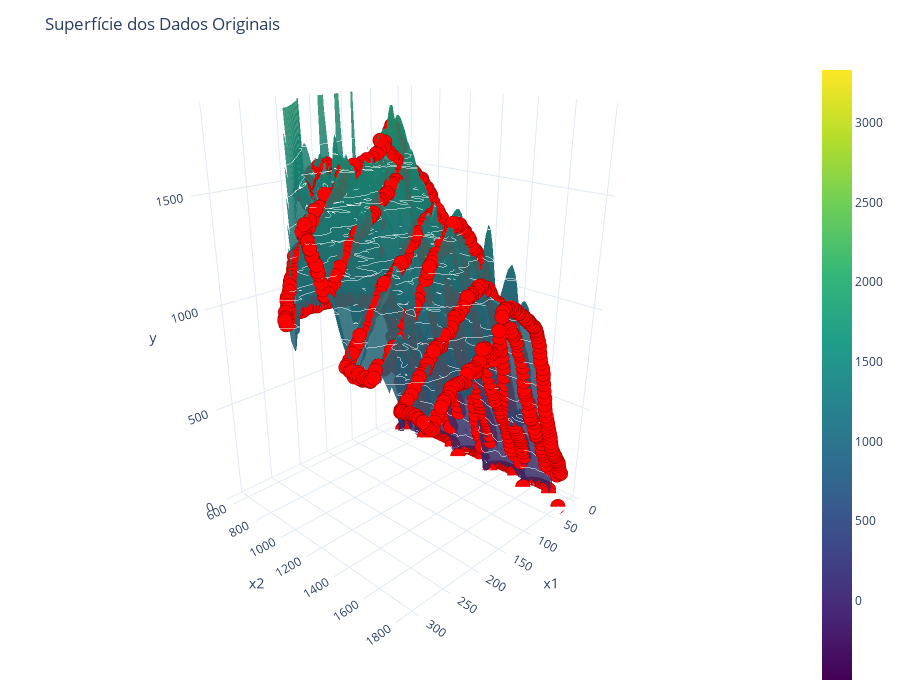

Notebook cell for this chart:
### Markdown cell above
### Mostrar superfície dos dados originais

### Code cell
grid_size = 100
fig_surface = plot_interpolated_surface_with_original_data(x1_data, x2_data, y_values, grid_size=grid_size)

### Figure 1 — Plotly figure (JSON) as saved in the notebook; plotly's stock layout.template omitted (floating-point values rounded to 4 significant figures; data arrays with more than 128 entries replaced by an {"elided": "..."} marker saying what was removed)
{"data": [{"colorscale": [[0, "#440154"], [0.1111, "#482878"], [0.2222, "#3e4989"], [0.3333, "#31688e"], [0.4444, "#26828e"], [0.5556, "#1f9e89"], [0.6667, "#35b779"], [0.7778, "#6ece58"], [0.8889, "#b5de2b"], [1, "#fde725"]], "contours": {"z": {"color": "white", "end": 1774, "show": true, "size": 118.3, "start": 0, "width": 1.5}}, "hoverinfo": "z", "name": "Superfície Original", "opacity": 0.85, "showscale": true, "type": "surface", "x": [0.6, 3.766, 6.931, 10.1, 13.26, 16.43, 19.59, 22.76, 25.93, 29.09, 32.26, 35.42, 38.59, 41.75, 44.92, 48.08, 51.25, 54.42, 57.58, 60.75, 63.91, 67.08, 70.24, 73.41, 76.58, 79.74, 82.91, 86.07, 89.24, 92.4, 95.57, 98.74, 101.9, 105.1, 108.2, 111.4, 114.6, 117.7, 120.9, 124.1, 127.2, 130.4, 133.6, 136.7, 139.9, 143.1, 146.2, 149.4, 152.6, 155.7, 158.9, 162.0, 165.2, 168.4, 171.5, 174.7, 177.9, 181.0, 184.2, 187.4, 190.5, 193.7, 196.9, 200.0, 203.2, 206.4, 209.5, 212.7, 215.9, 219.0, 222.2, 225.4, 228.5, 231.7, 234.9, 238.0, 241.2, 244.4, 247.5, 250.7, 253.9, 257.0, 260.2, 263.3, 266.5, 269.7, 272.8, 276.0, 279.2, 282.3, 285.5, 288.7, 291.8, 295.0, 298.2, 301.3, 304.5, 307.7, 310.8, 314.0], "y": [576.2, 588.6, 601.0, 613.3, 625.7, 638.1, 650.5, 662.9, 675.2, 687.6, 700.0, 712.4, 724.8, 737.1, 749.5, 761.9, 774.3, 786.7, 799.0, 811.4, 823.8, 836.2, 848.6, 860.9, 873.3, 885.7, 898.1, 910.5, 922.8, 935.2, 947.6, 960.0, 972.4, 984.7, 997.1, 1009.0, 1022.0, 1034.0, 1047.0, 1059.0, 1071.0, 1084.0, 1096.0, 1109.0, 1121.0, 1133.0, 1146.0, 1158.0, 1170.0, 1183.0, 1195.0, 1208.0, 1220.0, 1232.0, 1245.0, 1257.0, 1269.0, 1282.0, 1294.0, 1307.0, 1319.0, 1331.0, 1344.0, 1356.0, 1369.0, 1381.0, 1393.0, 1406.0, 1418.0, 1430.0, 1443.0, 1455.0, 1468.0, 1480.0, 1492.0, 1505.0, 1517.0, 1529.0, 1542.0, 1554.0, 1567.0, 1579.0, 1591.0, 1604.0, 1616.0, 1628.0, 1641.0, 1653.0, 1666.0, 1678.0, 1690.0, 1703.0, 1715.0, 1728.0, 1740.0, 1752.0, 1765.0, 1777.0, 1789.0, 1802.0], "z": {"elided": "100x100 float values"}}, {"marker": {"color": "red", "line": {"color": "darkred", "width": 1}, "size": 5, "symbol": "circle"}, "mode": "markers", "name": "Dados Originais", "type": "scatter3d", "x": {"elided": "1199 float values"}, "y": {"elided": "1199 float values"}, "z": {"elided": "1199 int values"}}], "layout": {"height": 700, "legend": {"bgcolor": "rgba(255,255,255,0.8)", "x": 0.01, "xanchor": "left", "y": 0.99, "yanchor": "top"}, "margin": {"b": 10, "l": 10, "r": 10, "t": 60}, "scene": {"aspectmode": "manual", "aspectratio": {"x": 1, "y": 1, "z": 1.5}, "camera": {"center": {"x": 0, "y": 0, "z": -0.2}, "eye": {"x": 1.8, "y": 1.8, "z": 1}}, "xaxis": {"title": {"text": "x1"}}, "yaxis": {"title": {"text": "x2"}}, "zaxis": {"range": [0, 1863.0], "title": {"text": "y"}}}, "title": {"text": "Superfície dos Dados Originais"}, "width": 900}}
